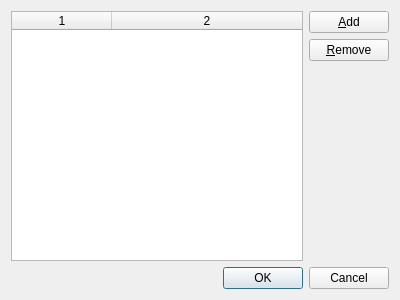
<?xml version="1.0" encoding="UTF-8"?>
<ui version="4.0">
 <class>QbsProjectManager::Internal::CustomQbsPropertiesDialog</class>
 <widget class="QDialog" name="QbsProjectManager::Internal::CustomQbsPropertiesDialog">
  <property name="geometry">
   <rect>
    <x>0</x>
    <y>0</y>
    <width>400</width>
    <height>300</height>
   </rect>
  </property>
  <property name="windowTitle">
   <string>Custom Properties</string>
  </property>
  <layout class="QVBoxLayout" name="verticalLayout_2">
   <item>
    <layout class="QHBoxLayout" name="horizontalLayout">
     <item>
      <widget class="QTableWidget" name="propertiesTable">
       <property name="selectionMode">
        <enum>QAbstractItemView::SingleSelection</enum>
       </property>
       <property name="selectionBehavior">
        <enum>QAbstractItemView::SelectItems</enum>
       </property>
       <property name="columnCount">
        <number>2</number>
       </property>
       <attribute name="horizontalHeaderStretchLastSection">
        <bool>true</bool>
       </attribute>
       <attribute name="verticalHeaderVisible">
        <bool>false</bool>
       </attribute>
       <column/>
       <column/>
      </widget>
     </item>
     <item>
      <layout class="QVBoxLayout" name="verticalLayout">
       <item>
        <widget class="QPushButton" name="addButton">
         <property name="text">
          <string>&amp;Add</string>
         </property>
        </widget>
       </item>
       <item>
        <widget class="QPushButton" name="removeButton">
         <property name="text">
          <string>&amp;Remove</string>
         </property>
        </widget>
       </item>
       <item>
        <spacer name="verticalSpacer">
         <property name="orientation">
          <enum>Qt::Vertical</enum>
         </property>
         <property name="sizeHint" stdset="0">
          <size>
           <width>20</width>
           <height>40</height>
          </size>
         </property>
        </spacer>
       </item>
      </layout>
     </item>
    </layout>
   </item>
   <item>
    <widget class="QDialogButtonBox" name="buttonBox">
     <property name="orientation">
      <enum>Qt::Horizontal</enum>
     </property>
     <property name="standardButtons">
      <set>QDialogButtonBox::Cancel|QDialogButtonBox::Ok</set>
     </property>
    </widget>
   </item>
  </layout>
 </widget>
 <resources/>
 <connections>
  <connection>
   <sender>buttonBox</sender>
   <signal>accepted()</signal>
   <receiver>QbsProjectManager::Internal::CustomQbsPropertiesDialog</receiver>
   <slot>accept()</slot>
   <hints>
    <hint type="sourcelabel">
     <x>248</x>
     <y>254</y>
    </hint>
    <hint type="destinationlabel">
     <x>157</x>
     <y>274</y>
    </hint>
   </hints>
  </connection>
  <connection>
   <sender>buttonBox</sender>
   <signal>rejected()</signal>
   <receiver>QbsProjectManager::Internal::CustomQbsPropertiesDialog</receiver>
   <slot>reject()</slot>
   <hints>
    <hint type="sourcelabel">
     <x>316</x>
     <y>260</y>
    </hint>
    <hint type="destinationlabel">
     <x>286</x>
     <y>274</y>
    </hint>
   </hints>
  </connection>
 </connections>
</ui>
